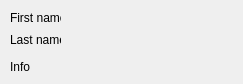
<?xml version="1.0" encoding="UTF-8"?>
<ui version="4.0">
 <class>UserInfoWidget</class>
 <widget class="QWidget" name="UserInfoWidget">
  <property name="geometry">
   <rect>
    <x>0</x>
    <y>0</y>
    <width>243</width>
    <height>84</height>
   </rect>
  </property>
  <property name="windowTitle">
   <string>Form</string>
  </property>
  <widget class="QLabel" name="label">
   <property name="geometry">
    <rect>
     <x>10</x>
     <y>10</y>
     <width>51</width>
     <height>16</height>
    </rect>
   </property>
   <property name="text">
    <string>First name</string>
   </property>
  </widget>
  <widget class="QLabel" name="label_2">
   <property name="geometry">
    <rect>
     <x>10</x>
     <y>30</y>
     <width>51</width>
     <height>20</height>
    </rect>
   </property>
   <property name="text">
    <string>Last name</string>
   </property>
  </widget>
  <widget class="QLabel" name="label_3">
   <property name="geometry">
    <rect>
     <x>10</x>
     <y>60</y>
     <width>49</width>
     <height>14</height>
    </rect>
   </property>
   <property name="text">
    <string>Info</string>
   </property>
  </widget>
  <widget class="QLabel" name="firstNameLabel">
   <property name="geometry">
    <rect>
     <x>90</x>
     <y>10</y>
     <width>161</width>
     <height>16</height>
    </rect>
   </property>
   <property name="text">
    <string/>
   </property>
  </widget>
  <widget class="QLabel" name="infoLabel">
   <property name="geometry">
    <rect>
     <x>70</x>
     <y>60</y>
     <width>161</width>
     <height>16</height>
    </rect>
   </property>
   <property name="text">
    <string/>
   </property>
  </widget>
  <widget class="QLabel" name="lastNameLabel">
   <property name="geometry">
    <rect>
     <x>90</x>
     <y>30</y>
     <width>151</width>
     <height>20</height>
    </rect>
   </property>
   <property name="text">
    <string/>
   </property>
  </widget>
 </widget>
 <resources/>
 <connections/>
</ui>
